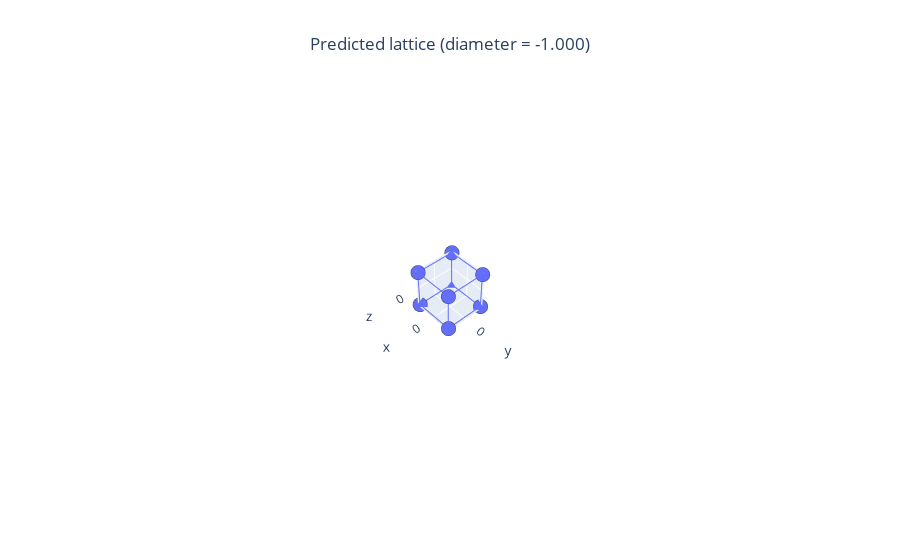

Notebook source saved alongside this figure:
### Code cell
path = 'generated_mat'
name = 'LatticeStiffness_lattice_cubic.npz'
plot_lattice_from_path(path, name)

### Figure 1 — Plotly figure (JSON) as saved in the notebook; plotly's stock layout.template omitted (floating-point values rounded to 4 significant figures)
{"data": [{"hovertemplate": "0=%{x}<br>1=%{y}<br>2=%{z}<extra></extra>", "legendgroup": "", "marker": {"color": "#636efa", "line": {"width": 5}, "size": 5, "symbol": "circle"}, "mode": "markers", "name": "", "scene": "scene", "showlegend": false, "type": "scatter3d", "x": [0.3862, 0.3854, -0.387, -0.3857, 0.387, -0.387, -0.3856, 0.3851], "y": [0.3854, -0.386, -0.386, 0.3861, 0.3858, -0.3863, 0.3863, -0.386], "z": [-0.3932, -0.3823, -0.3833, -0.3947, 0.384, 0.3929, 0.3822, 0.3947]}, {"hovertemplate": "x=%{x}<br>y=%{y}<br>z=%{z}<extra></extra>", "legendgroup": "", "line": {"color": "#636efa", "dash": "solid"}, "marker": {"line": {"width": 5}, "size": 5, "symbol": "circle"}, "mode": "lines", "name": "", "scene": "scene", "showlegend": false, "type": "scatter3d", "x": [0.3854, 0.3862], "y": [-0.386, 0.3854], "z": [-0.3823, -0.3932]}, {"hovertemplate": "x=%{x}<br>y=%{y}<br>z=%{z}<extra></extra>", "legendgroup": "", "line": {"color": "#636efa", "dash": "solid"}, "marker": {"line": {"width": 5}, "size": 5, "symbol": "circle"}, "mode": "lines", "name": "", "scene": "scene", "showlegend": false, "type": "scatter3d", "x": [0.3854, 0.3862], "y": [-0.386, 0.3854], "z": [-0.3823, -0.3932]}, {"hovertemplate": "x=%{x}<br>y=%{y}<br>z=%{z}<extra></extra>", "legendgroup": "", "line": {"color": "#636efa", "dash": "solid"}, "marker": {"line": {"width": 5}, "size": 5, "symbol": "circle"}, "mode": "lines", "name": "", "scene": "scene", "showlegend": false, "type": "scatter3d", "x": [-0.3857, 0.3862], "y": [0.3861, 0.3854], "z": [-0.3947, -0.3932]}, {"hovertemplate": "x=%{x}<br>y=%{y}<br>z=%{z}<extra></extra>", "legendgroup": "", "line": {"color": "#636efa", "dash": "solid"}, "marker": {"line": {"width": 5}, "size": 5, "symbol": "circle"}, "mode": "lines", "name": "", "scene": "scene", "showlegend": false, "type": "scatter3d", "x": [-0.3857, 0.3862], "y": [0.3861, 0.3854], "z": [-0.3947, -0.3932]}, {"hovertemplate": "x=%{x}<br>y=%{y}<br>z=%{z}<extra></extra>", "legendgroup": "", "line": {"color": "#636efa", "dash": "solid"}, "marker": {"line": {"width": 5}, "size": 5, "symbol": "circle"}, "mode": "lines", "name": "", "scene": "scene", "showlegend": false, "type": "scatter3d", "x": [0.387, 0.3862], "y": [0.3858, 0.3854], "z": [0.384, -0.3932]}, {"hovertemplate": "x=%{x}<br>y=%{y}<br>z=%{z}<extra></extra>", "legendgroup": "", "line": {"color": "#636efa", "dash": "solid"}, "marker": {"line": {"width": 5}, "size": 5, "symbol": "circle"}, "mode": "lines", "name": "", "scene": "scene", "showlegend": false, "type": "scatter3d", "x": [0.3862, 0.3854], "y": [0.3854, -0.386], "z": [-0.3932, -0.3823]}, {"hovertemplate": "x=%{x}<br>y=%{y}<br>z=%{z}<extra></extra>", "legendgroup": "", "line": {"color": "#636efa", "dash": "solid"}, "marker": {"line": {"width": 5}, "size": 5, "symbol": "circle"}, "mode": "lines", "name": "", "scene": "scene", "showlegend": false, "type": "scatter3d", "x": [0.3862, 0.3854], "y": [0.3854, -0.386], "z": [-0.3932, -0.3823]}, {"hovertemplate": "x=%{x}<br>y=%{y}<br>z=%{z}<extra></extra>", "legendgroup": "", "line": {"color": "#636efa", "dash": "solid"}, "marker": {"line": {"width": 5}, "size": 5, "symbol": "circle"}, "mode": "lines", "name": "", "scene": "scene", "showlegend": false, "type": "scatter3d", "x": [-0.387, 0.3854], "y": [-0.386, -0.386], "z": [-0.3833, -0.3823]}, {"hovertemplate": "x=%{x}<br>y=%{y}<br>z=%{z}<extra></extra>", "legendgroup": "", "line": {"color": "#636efa", "dash": "solid"}, "marker": {"line": {"width": 5}, "size": 5, "symbol": "circle"}, "mode": "lines", "name": "", "scene": "scene", "showlegend": false, "type": "scatter3d", "x": [-0.387, 0.3854], "y": [-0.386, -0.386], "z": [-0.3833, -0.3823]}, {"hovertemplate": "x=%{x}<br>y=%{y}<br>z=%{z}<extra></extra>", "legendgroup": "", "line": {"color": "#636efa", "dash": "solid"}, "marker": {"line": {"width": 5}, "size": 5, "symbol": "circle"}, "mode": "lines", "name": "", "scene": "scene", "showlegend": false, "type": "scatter3d", "x": [0.3851, 0.3854], "y": [-0.386, -0.386], "z": [0.3947, -0.3823]}, {"hovertemplate": "x=%{x}<br>y=%{y}<br>z=%{z}<extra></extra>", "legendgroup": "", "line": {"color": "#636efa", "dash": "solid"}, "marker": {"line": {"width": 5}, "size": 5, "symbol": "circle"}, "mode": "lines", "name": "", "scene": "scene", "showlegend": false, "type": "scatter3d", "x": [0.3854, -0.387], "y": [-0.386, -0.386], "z": [-0.3823, -0.3833]}, {"hovertemplate": "x=%{x}<br>y=%{y}<br>z=%{z}<extra></extra>", "legendgroup": "", "line": {"color": "#636efa", "dash": "solid"}, "marker": {"line": {"width": 5}, "size": 5, "symbol": "circle"}, "mode": "lines", "name": "", "scene": "scene", "showlegend": false, "type": "scatter3d", "x": [0.3854, -0.387], "y": [-0.386, -0.386], "z": [-0.3823, -0.3833]}, {"hovertemplate": "x=%{x}<br>y=%{y}<br>z=%{z}<extra></extra>", "legendgroup": "", "line": {"color": "#636efa", "dash": "solid"}, "marker": {"line": {"width": 5}, "size": 5, "symbol": "circle"}, "mode": "lines", "name": "", "scene": "scene", "showlegend": false, "type": "scatter3d", "x": [-0.3857, -0.387], "y": [0.3861, -0.386], "z": [-0.3947, -0.3833]}, {"hovertemplate": "x=%{x}<br>y=%{y}<br>z=%{z}<extra></extra>", "legendgroup": "", "line": {"color": "#636efa", "dash": "solid"}, "marker": {"line": {"width": 5}, "size": 5, "symbol": "circle"}, "mode": "lines", "name": "", "scene": "scene", "showlegend": false, "type": "scatter3d", "x": [-0.3857, -0.387], "y": [0.3861, -0.386], "z": [-0.3947, -0.3833]}, {"hovertemplate": "x=%{x}<br>y=%{y}<br>z=%{z}<extra></extra>", "legendgroup": "", "line": {"color": "#636efa", "dash": "solid"}, "marker": {"line": {"width": 5}, "size": 5, "symbol": "circle"}, "mode": "lines", "name": "", "scene": "scene", "showlegend": false, "type": "scatter3d", "x": [-0.387, -0.387], "y": [-0.3863, -0.386], "z": [0.3929, -0.3833]}, {"hovertemplate": "x=%{x}<br>y=%{y}<br>z=%{z}<extra></extra>", "legendgroup": "", "line": {"color": "#636efa", "dash": "solid"}, "marker": {"line": {"width": 5}, "size": 5, "symbol": "circle"}, "mode": "lines", "name": "", "scene": "scene", "showlegend": false, "type": "scatter3d", "x": [0.3862, -0.3857], "y": [0.3854, 0.3861], "z": [-0.3932, -0.3947]}, {"hovertemplate": "x=%{x}<br>y=%{y}<br>z=%{z}<extra></extra>", "legendgroup": "", "line": {"color": "#636efa", "dash": "solid"}, "marker": {"line": {"width": 5}, "size": 5, "symbol": "circle"}, "mode": "lines", "name": "", "scene": "scene", "showlegend": false, "type": "scatter3d", "x": [0.3862, -0.3857], "y": [0.3854, 0.3861], "z": [-0.3932, -0.3947]}, {"hovertemplate": "x=%{x}<br>y=%{y}<br>z=%{z}<extra></extra>", "legendgroup": "", "line": {"color": "#636efa", "dash": "solid"}, "marker": {"line": {"width": 5}, "size": 5, "symbol": "circle"}, "mode": "lines", "name": "", "scene": "scene", "showlegend": false, "type": "scatter3d", "x": [-0.387, -0.3857], "y": [-0.386, 0.3861], "z": [-0.3833, -0.3947]}, {"hovertemplate": "x=%{x}<br>y=%{y}<br>z=%{z}<extra></extra>", "legendgroup": "", "line": {"color": "#636efa", "dash": "solid"}, "marker": {"line": {"width": 5}, "size": 5, "symbol": "circle"}, "mode": "lines", "name": "", "scene": "scene", "showlegend": false, "type": "scatter3d", "x": [-0.387, -0.3857], "y": [-0.386, 0.3861], "z": [-0.3833, -0.3947]}, {"hovertemplate": "x=%{x}<br>y=%{y}<br>z=%{z}<extra></extra>", "legendgroup": "", "line": {"color": "#636efa", "dash": "solid"}, "marker": {"line": {"width": 5}, "size": 5, "symbol": "circle"}, "mode": "lines", "name": "", "scene": "scene", "showlegend": false, "type": "scatter3d", "x": [-0.3856, -0.3857], "y": [0.3863, 0.3861], "z": [0.3822, -0.3947]}, {"hovertemplate": "x=%{x}<br>y=%{y}<br>z=%{z}<extra></extra>", "legendgroup": "", "line": {"color": "#636efa", "dash": "solid"}, "marker": {"line": {"width": 5}, "size": 5, "symbol": "circle"}, "mode": "lines", "name": "", "scene": "scene", "showlegend": false, "type": "scatter3d", "x": [0.3862, 0.387], "y": [0.3854, 0.3858], "z": [-0.3932, 0.384]}, {"hovertemplate": "x=%{x}<br>y=%{y}<br>z=%{z}<extra></extra>", "legendgroup": "", "line": {"color": "#636efa", "dash": "solid"}, "marker": {"line": {"width": 5}, "size": 5, "symbol": "circle"}, "mode": "lines", "name": "", "scene": "scene", "showlegend": false, "type": "scatter3d", "x": [-0.3856, 0.387], "y": [0.3863, 0.3858], "z": [0.3822, 0.384]}, {"hovertemplate": "x=%{x}<br>y=%{y}<br>z=%{z}<extra></extra>", "legendgroup": "", "line": {"color": "#636efa", "dash": "solid"}, "marker": {"line": {"width": 5}, "size": 5, "symbol": "circle"}, "mode": "lines", "name": "", "scene": "scene", "showlegend": false, "type": "scatter3d", "x": [-0.3856, 0.387], "y": [0.3863, 0.3858], "z": [0.3822, 0.384]}, {"hovertemplate": "x=%{x}<br>y=%{y}<br>z=%{z}<extra></extra>", "legendgroup": "", "line": {"color": "#636efa", "dash": "solid"}, "marker": {"line": {"width": 5}, "size": 5, "symbol": "circle"}, "mode": "lines", "name": "", "scene": "scene", "showlegend": false, "type": "scatter3d", "x": [0.3851, 0.387], "y": [-0.386, 0.3858], "z": [0.3947, 0.384]}, {"hovertemplate": "x=%{x}<br>y=%{y}<br>z=%{z}<extra></extra>", "legendgroup": "", "line": {"color": "#636efa", "dash": "solid"}, "marker": {"line": {"width": 5}, "size": 5, "symbol": "circle"}, "mode": "lines", "name": "", "scene": "scene", "showlegend": false, "type": "scatter3d", "x": [0.3851, 0.387], "y": [-0.386, 0.3858], "z": [0.3947, 0.384]}, {"hovertemplate": "x=%{x}<br>y=%{y}<br>z=%{z}<extra></extra>", "legendgroup": "", "line": {"color": "#636efa", "dash": "solid"}, "marker": {"line": {"width": 5}, "size": 5, "symbol": "circle"}, "mode": "lines", "name": "", "scene": "scene", "showlegend": false, "type": "scatter3d", "x": [-0.387, -0.387], "y": [-0.386, -0.3863], "z": [-0.3833, 0.3929]}, {"hovertemplate": "x=%{x}<br>y=%{y}<br>z=%{z}<extra></extra>", "legendgroup": "", "line": {"color": "#636efa", "dash": "solid"}, "marker": {"line": {"width": 5}, "size": 5, "symbol": "circle"}, "mode": "lines", "name": "", "scene": "scene", "showlegend": false, "type": "scatter3d", "x": [-0.3856, -0.387], "y": [0.3863, -0.3863], "z": [0.3822, 0.3929]}, {"hovertemplate": "x=%{x}<br>y=%{y}<br>z=%{z}<extra></extra>", "legendgroup": "", "line": {"color": "#636efa", "dash": "solid"}, "marker": {"line": {"width": 5}, "size": 5, "symbol": "circle"}, "mode": "lines", "name": "", "scene": "scene", "showlegend": false, "type": "scatter3d", "x": [-0.3856, -0.387], "y": [0.3863, -0.3863], "z": [0.3822, 0.3929]}, {"hovertemplate": "x=%{x}<br>y=%{y}<br>z=%{z}<extra></extra>", "legendgroup": "", "line": {"color": "#636efa", "dash": "solid"}, "marker": {"line": {"width": 5}, "size": 5, "symbol": "circle"}, "mode": "lines", "name": "", "scene": "scene", "showlegend": false, "type": "scatter3d", "x": [0.3851, -0.387], "y": [-0.386, -0.3863], "z": [0.3947, 0.3929]}, {"hovertemplate": "x=%{x}<br>y=%{y}<br>z=%{z}<extra></extra>", "legendgroup": "", "line": {"color": "#636efa", "dash": "solid"}, "marker": {"line": {"width": 5}, "size": 5, "symbol": "circle"}, "mode": "lines", "name": "", "scene": "scene", "showlegend": false, "type": "scatter3d", "x": [0.3851, -0.387], "y": [-0.386, -0.3863], "z": [0.3947, 0.3929]}, {"hovertemplate": "x=%{x}<br>y=%{y}<br>z=%{z}<extra></extra>", "legendgroup": "", "line": {"color": "#636efa", "dash": "solid"}, "marker": {"line": {"width": 5}, "size": 5, "symbol": "circle"}, "mode": "lines", "name": "", "scene": "scene", "showlegend": false, "type": "scatter3d", "x": [-0.3857, -0.3856], "y": [0.3861, 0.3863], "z": [-0.3947, 0.3822]}, {"hovertemplate": "x=%{x}<br>y=%{y}<br>z=%{z}<extra></extra>", "legendgroup": "", "line": {"color": "#636efa", "dash": "solid"}, "marker": {"line": {"width": 5}, "size": 5, "symbol": "circle"}, "mode": "lines", "name": "", "scene": "scene", "showlegend": false, "type": "scatter3d", "x": [0.387, -0.3856], "y": [0.3858, 0.3863], "z": [0.384, 0.3822]}, {"hovertemplate": "x=%{x}<br>y=%{y}<br>z=%{z}<extra></extra>", "legendgroup": "", "line": {"color": "#636efa", "dash": "solid"}, "marker": {"line": {"width": 5}, "size": 5, "symbol": "circle"}, "mode": "lines", "name": "", "scene": "scene", "showlegend": false, "type": "scatter3d", "x": [0.387, -0.3856], "y": [0.3858, 0.3863], "z": [0.384, 0.3822]}, {"hovertemplate": "x=%{x}<br>y=%{y}<br>z=%{z}<extra></extra>", "legendgroup": "", "line": {"color": "#636efa", "dash": "solid"}, "marker": {"line": {"width": 5}, "size": 5, "symbol": "circle"}, "mode": "lines", "name": "", "scene": "scene", "showlegend": false, "type": "scatter3d", "x": [-0.387, -0.3856], "y": [-0.3863, 0.3863], "z": [0.3929, 0.3822]}, {"hovertemplate": "x=%{x}<br>y=%{y}<br>z=%{z}<extra></extra>", "legendgroup": "", "line": {"color": "#636efa", "dash": "solid"}, "marker": {"line": {"width": 5}, "size": 5, "symbol": "circle"}, "mode": "lines", "name": "", "scene": "scene", "showlegend": false, "type": "scatter3d", "x": [-0.387, -0.3856], "y": [-0.3863, 0.3863], "z": [0.3929, 0.3822]}, {"hovertemplate": "x=%{x}<br>y=%{y}<br>z=%{z}<extra></extra>", "legendgroup": "", "line": {"color": "#636efa", "dash": "solid"}, "marker": {"line": {"width": 5}, "size": 5, "symbol": "circle"}, "mode": "lines", "name": "", "scene": "scene", "showlegend": false, "type": "scatter3d", "x": [0.3854, 0.3851], "y": [-0.386, -0.386], "z": [-0.3823, 0.3947]}, {"hovertemplate": "x=%{x}<br>y=%{y}<br>z=%{z}<extra></extra>", "legendgroup": "", "line": {"color": "#636efa", "dash": "solid"}, "marker": {"line": {"width": 5}, "size": 5, "symbol": "circle"}, "mode": "lines", "name": "", "scene": "scene", "showlegend": false, "type": "scatter3d", "x": [0.387, 0.3851], "y": [0.3858, -0.386], "z": [0.384, 0.3947]}, {"hovertemplate": "x=%{x}<br>y=%{y}<br>z=%{z}<extra></extra>", "legendgroup": "", "line": {"color": "#636efa", "dash": "solid"}, "marker": {"line": {"width": 5}, "size": 5, "symbol": "circle"}, "mode": "lines", "name": "", "scene": "scene", "showlegend": false, "type": "scatter3d", "x": [0.387, 0.3851], "y": [0.3858, -0.386], "z": [0.384, 0.3947]}, {"hovertemplate": "x=%{x}<br>y=%{y}<br>z=%{z}<extra></extra>", "legendgroup": "", "line": {"color": "#636efa", "dash": "solid"}, "marker": {"line": {"width": 5}, "size": 5, "symbol": "circle"}, "mode": "lines", "name": "", "scene": "scene", "showlegend": false, "type": "scatter3d", "x": [-0.387, 0.3851], "y": [-0.3863, -0.386], "z": [0.3929, 0.3947]}, {"hovertemplate": "x=%{x}<br>y=%{y}<br>z=%{z}<extra></extra>", "legendgroup": "", "line": {"color": "#636efa", "dash": "solid"}, "marker": {"line": {"width": 5}, "size": 5, "symbol": "circle"}, "mode": "lines", "name": "", "scene": "scene", "showlegend": false, "type": "scatter3d", "x": [-0.387, 0.3851], "y": [-0.3863, -0.386], "z": [0.3929, 0.3947]}], "layout": {"autosize": true, "scene": {"aspectmode": "auto", "aspectratio": {"x": 0.9941, "y": 0.9922, "z": 1.014}, "camera": {"center": {"x": 0, "y": 0, "z": 0}, "eye": {"x": -5.178, "y": 4.649, "z": 6.744}, "projection": {"type": "perspective"}, "up": {"x": 0, "y": 0, "z": 1}}}, "title": {"text": "Predicted lattice (diameter = -1.000)", "x": 0.5}}}
